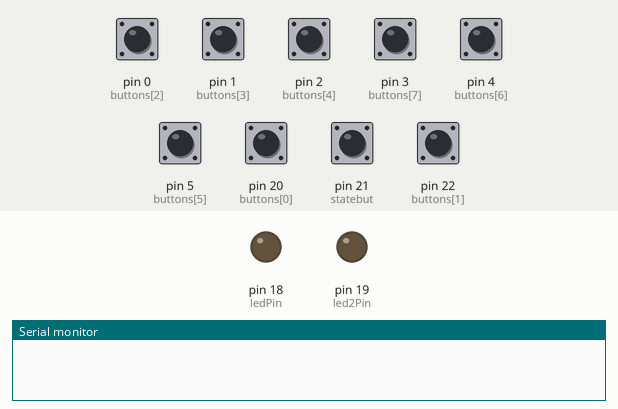
Simulated run of this sketch. Board: Arduino Leonardo, built with avr-gcc and run on an emulated ATmega32U4. Shown: output pins drawn as LEDs (lit = HIGH), the last lines printed to the serial monitor. Dashed ring = blinking. The test bench sets the inputs (shaded band); at power-on: pin 0 (buttons[2]), pin 1 (buttons[3]), pin 2 (buttons[4]), pin 3 (buttons[7]), pin 4 (buttons[6]), pin 5 (buttons[5]), pin 20 (buttons[0]), pin 21 (statebut), pin 22 (buttons[1]) HIGH. USB keyboard and mouse output is not drawn.

Above: at 1.2 s.
1.3 s: pin 21 (statebut) pulled LOW for 1 s
At 1.79 s:
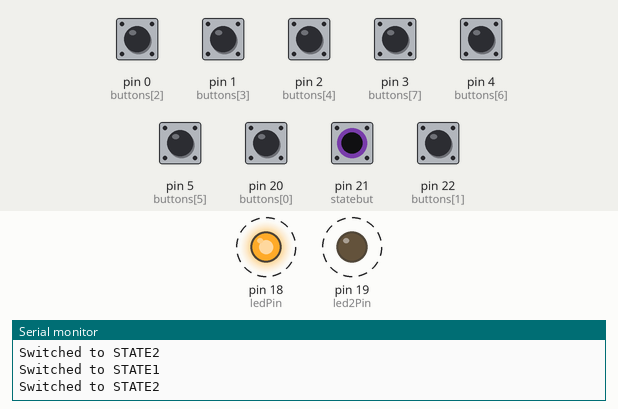
At 2.6 s:
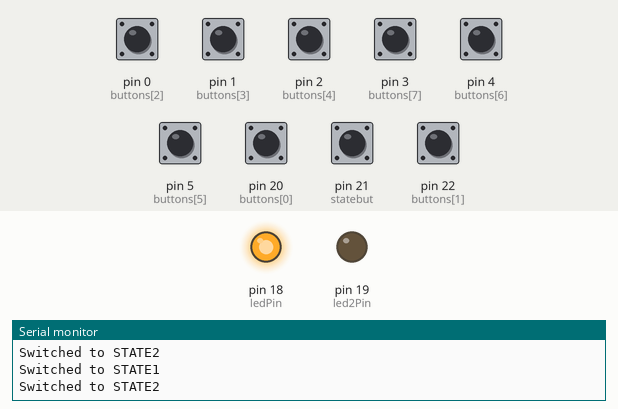
Timing chart, 0 to 4.3 s (numbered marks = the images above; inputs shaded):
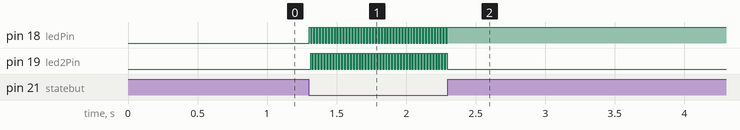

Measured:
- after the input at 1.3 s, pin 18 (ledPin): alternates HIGH for 0.01 s and LOW for 0.01 s, 95 changes in all, then stays HIGH, starting at once; pin 19 (led2Pin): alternates HIGH for 0.01 s and LOW for 0.01 s, 94 changes in all, then stays LOW, starting at once

The sketch:

Core0Test.ino
```cpp
#include <Joystick.h>

#define STATE1 0
#define STATE2 1

static int state = STATE1;

    // Updated button pins
int buttons[] = {20, 22, 0, 1, 2, 5, 4, 3};                                                         // Usage: int 'buttonName'[] = {'pin1', 'pin2', ..., 'pinN'};
int statebut = 21;


const int ledPin = 18; // Change to your LED pin number
const int led2Pin = 19; // Change to your second LED pin number


//Core0
    void setup() {
        Serial.begin(115200);                                                                   // Initialize serial communication at 115200 baud rate
        for (int i = 0; i < 8; i++) {                                                           // Loop through all the buttons
            pinMode(buttons[i], INPUT_PULLUP);                                                  // Set the button pins as input with pull-up resistors
        }
        Joystick.begin();                                                                       // Initialize the Joystick library
        pinMode(statebut, INPUT_PULLUP);
        pinMode(ledPin, OUTPUT);
        pinMode(led2Pin, OUTPUT);
    }

    void loop() {

        bool currentButtonState = digitalRead(statebut);

        if (currentButtonState == LOW) {

            if (state == STATE1) {

                digitalWrite(ledPin, HIGH);
                digitalWrite(led2Pin, LOW);

                for (int i = 0; i < 8; i++) {
                    if (digitalRead(buttons[i]) == LOW) {
                        Joystick.button(i+1, true);
                    } else {
                        Joystick.button(i+1, false);
                    }
                }

                state = STATE2;
                Serial.println("Switched to STATE2");
            } else if (state == STATE2) {

                digitalWrite(ledPin, LOW);
                digitalWrite(led2Pin, HIGH);

                for (int i = 0; i < 8; i++) {
                    if (digitalRead(buttons[i]) == LOW) {
                        Joystick.button(i+9, true);
                    } else {
                        Joystick.button(i+9, false);
                    }
                }

                state = STATE1;
                Serial.println("Switched to STATE1");
            }
        }
            Joystick.send_now();                                                                    // Send button states to the host computer
        delay(10);
    }
//Core0
```
